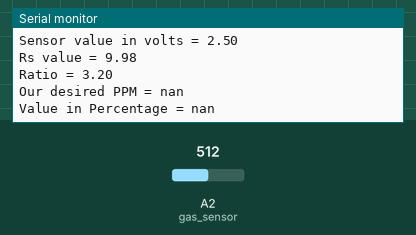
Recording of a sketch running on a simulated Arduino Uno, built with avr-gcc and run on an emulated ATmega328P. Parts: the last lines printed to the serial monitor. The test bench sets the inputs (shaded band); at power-on: A2 (gas_sensor) = 512.

Above: at 1.8 s.
1.9 s: A2 (gas_sensor) set to 468
At 3.0 s:
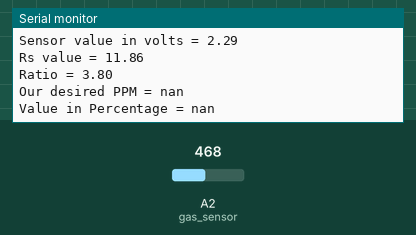
3.4 s: A2 (gas_sensor) set to 440
At 5.2 s:
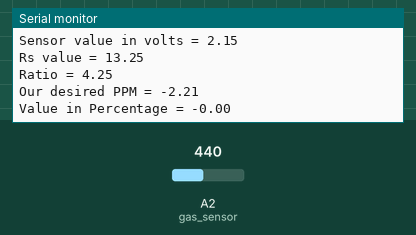
Timing chart, 0 to 6.7 s (numbered marks = the images above; inputs shaded):
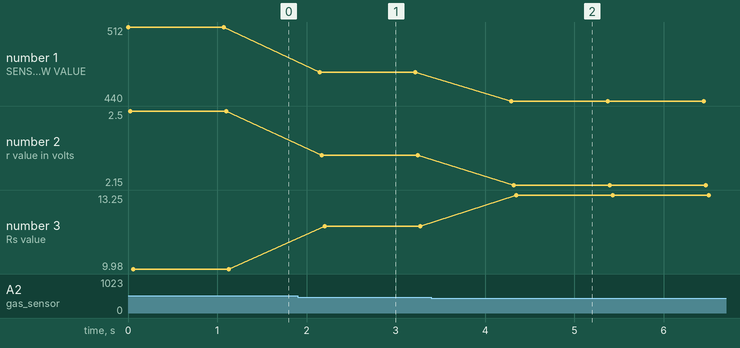

The sketch:

test3.ino
```cpp
int gas_sensor = A2; //Sensor pin
float a = 2.601; //Slope
float b = 0.86104; //Y-Intercept
float R0 = 3.12;
float c = 1.7214;
//Sensor Resistance in fresh air from previous code

void setup() {
  Serial.begin(9600); //Baud rate

  pinMode(gas_sensor, INPUT); //Set gas sensor as input
}

void loop() {

  float sensor_volt; //Define variable for sensor voltage
  float RS_gas; //Define variable for sensor resistance
  float ratio; //Define variable for ratio
  int sensorValue = analogRead(gas_sensor); //Read analog values of sensor
  Serial.print("SENSOR RAW VALUE = ");
  Serial.println(sensorValue);
  sensor_volt = sensorValue*(5.0/1023.0); //Convert analog values to voltage
  Serial.print("Sensor value in volts = ");
  Serial.println(sensor_volt);
  RS_gas = ((5.0*10.0)/sensor_volt)-10.0; //Get value of RS in a gas
  Serial.print("Rs value = ");
  Serial.println(RS_gas);
  ratio = RS_gas/R0;  // Get ratio RS_gas/RS_air

  Serial.print("Ratio = ");
  Serial.println(ratio);
  float ppm = log((ratio-c-(a*b))/a);
 // float ppm_log = (log10(ratio)-b)/m; //Get ppm value in linear scale according to the the ratio value
 // float ppm = pow(10, ppm_log); //Convert ppm value to log scale
  Serial.print("Our desired PPM = ");
  Serial.println(ppm);
  double percentage = ppm/10000; //Convert to percentage
  Serial.print("Value in Percentage = "); //Load screen buffer with percentage value
  Serial.println(percentage);
  delay(1000);
}
```

Measured:
- the behaviour switches between 458 and 457 on A2 (gas_sensor) (found by bisection; images 1 and 2)
- after the input at 1.9 s, the serial monitor: prints a new line after 0.25 s (image 1)
- after the input at 3.4 s, the serial monitor: prints a new line after 0.89 s (image 2)
- plotted number 1: 512 → 468 after the input at 1.9 s, 468 → 440 after the input at 3.4 s
- plotted number 2: 2.5 → 2.29 after the input at 1.9 s, 2.29 → 2.15 after the input at 3.4 s
- plotted number 3: 9.98 → 11.86 after the input at 1.9 s, 11.86 → 13.25 after the input at 3.4 s
